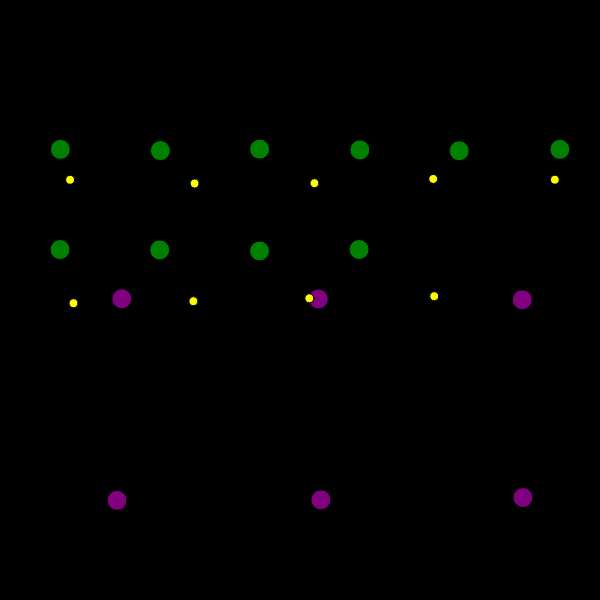
Frame 1 (no input)
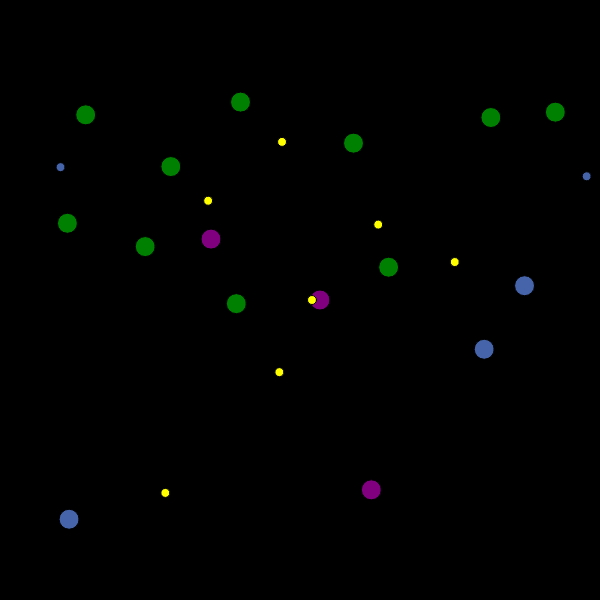
Frame 60 (no input)
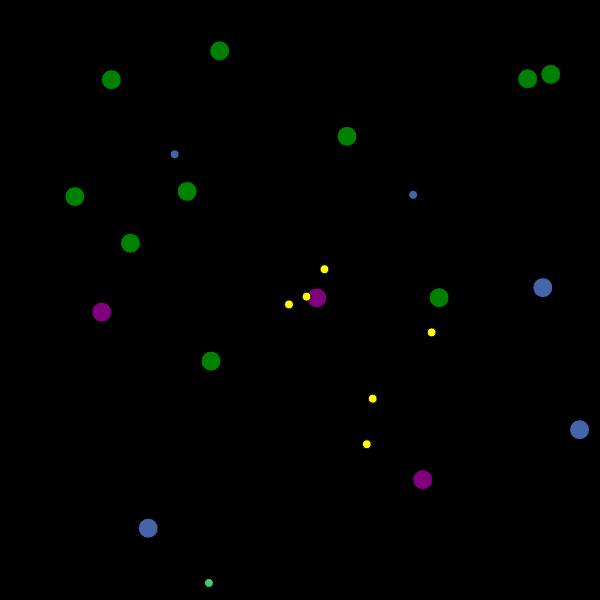
Frame 120 (the mouse pressed at the canvas centre since frame 60)

The p5.js sketch that drew these frames (run headless with seeded random() and noise() and a simulated clock; from frame 60 on, the mouse is pressed at the canvas centre):

// p5.js sketch
// ── sketch.js
// Declare an array
var sentence = ["nice!", "good one!", "not too shabby", "really?", "come on", "get it!"];

// Start at first index
var indices = 0;

//define spheres array
let spheres = [];


//let myFirstSphere ;


//define number of spheres to be generated
const numOfSpheres = 10;

function setup() {

    createCanvas(600, 600);

    //define original positions of spheres
    let start_x2 = 60;
    let start_y2 = 150;
    for (let e = 0; e < numOfSpheres; e++) {
        spheres.push(new firstSphere(start_x2, start_y2));
        spheres.push(new secondSphere(start_x2/2, start_y2/2))
        spheres.push(new thirdSphere(start_x2/5, start_y2/5))
        //spheres2.push(new firstSphere(start_x2, start_y2));

//for (let e = 0; e < numOfSpheres; e++) {
        //spheres.push(new secondSphere(start_x2, start_y2))

        //make sure spheres don't overlap at the beginning
        start_x2 += 100;
        if (start_x2 > width) {
            start_x2 = 60;
            start_y2 += 100;
        }
    }
}

function draw() {
    background('black');


//Spheres2.display ;
//myFirstSphere.display();


//keep code within the draw function so that the image refreshes with each iteration

    for (let e = 0; e < spheres.length; e++) {

        // define sphere methods
        spheres[e].sphereCheck(spheres, e);
        spheres[e].edgeCheck();
        spheres[e].move();
        spheres[e].display();
    }
}


function mousePressed() {
    // make the spheres check themselves
    // to see if the mouse is within them.
    for (let i = spheres.length - 1; i >= 0; i--) {
        let destroy = spheres[i].mouseCheck();
        if (destroy) {
            spheres.splice(i, 1);

            indices += 1;

            if (indices > sentence.length) {
                indices = 0;
            }

            console.log(sentence[indices]);

            fill('white');
            textSize(70);
            text(sentence[indices], 10, 250);

        }
    }
}



//define Sphere superclass
class Sphere {
    constructor(x2, y2, rad, color) {
        this.color = color;
        this.size = (15, 20);
        this.rad = this.size / 2;
        this.posX = x2;
        this.posY = y2;
        this.deltaX = random(-1, 1);
        this.deltaY = random(-1, 1);
    }

//show spheres
    display() {

        push();

        fill(this.color);
        translate(this.posX, this.posY);
        ellipse(0, 0, this.size);

        pop();
    }

//move spheres from original positions
    move() {
        this.posX += this.deltaX;
        this.posY += this.deltaY;
    }

//keep spheres within the confines of the canvas by limiting to 600 pixels in both x and y direction
    edgeCheck() {

        if (this.posX + this.rad >= width || this.posX - this.rad <= 0) {
            this.deltaX *= -1;
            this.color = 'rgb(70, 100, 170)';
        }

        if (this.posY + this.rad >= height || this.posY - this.rad <= 0) {
            this.deltaY *= -1;
            this.color = 'rgb(130, 70, 170)';

            if (this.posY + this.rad < height || this.posY - this.rad <= 0) {
                this.deltaY *= 1;
                this.color = 'rgb(100, 220, 190)';
            }

            if (this.posX + this.rad < width || this.posX - this.rad <= 0) {
                this.deltaX *= -1;
                this.color = 'rgb(70, 200, 110)';
            }

        }
    }

    mouseCheck() {
        // get distance between mouse and sphere center
        let d = dist(this.posX, this.posY, mouseX, mouseY);
        // check if distance is less than radius of sphere
        // if yes, mouse is inside
        if (d < this.rad) {
            return true;
        } else {
            return false;
        }
    }


    sphereCheck(otherSpheres2, presentsphere2) {
        //loop applying to all spheres contained in array
        for (let m = 0; m < otherSpheres2.length; m++) {

            //if check returns yes for sphere being itself, skip
            //if returns false, it's a different sphere
            if (m != presentsphere2) {
                let t = dist(this.posX, this.posY, otherSpheres2[m].posX, otherSpheres2[m].posY);
                let radii = this.rad + otherSpheres2[m].rad;

                //if spheres are touching, reverse
                if (t <= radii) {
                    this.deltaX *= -1;
                    this.deltaY *= -1;

                }
            }
        }
    }
}

class firstSphere extends Sphere {
    constructor(x2,y2,size2) {
        const rad2 = size2/2 ;
        super(x2,y2,rad2,"green") ;
    }
}

class secondSphere extends Sphere {
    constructor(x2,y2,size2) {
        const rad2 = size2/2 ;
        super(x2,y2,rad2,"purple") ;
        this.size = (15, 20);
        this.posX = x2*4;
        this.posY = y2*4;
        this.deltaX = random(-3, 3);
        this.deltaY = random(-3, 3);
    }
}

class thirdSphere extends Sphere {
    constructor(x2,y2,size2) {
        const rad2 = size2/2 ;
        super(x2,y2,rad2,"yellow") ;
        this.size = (7, 9);
        this.posX = x2*6;
        this.posY = y2*6;
        this.deltaX = random(-4, 4);
        this.deltaY = random(-4, 4);
    }
}


function splice() {


}
